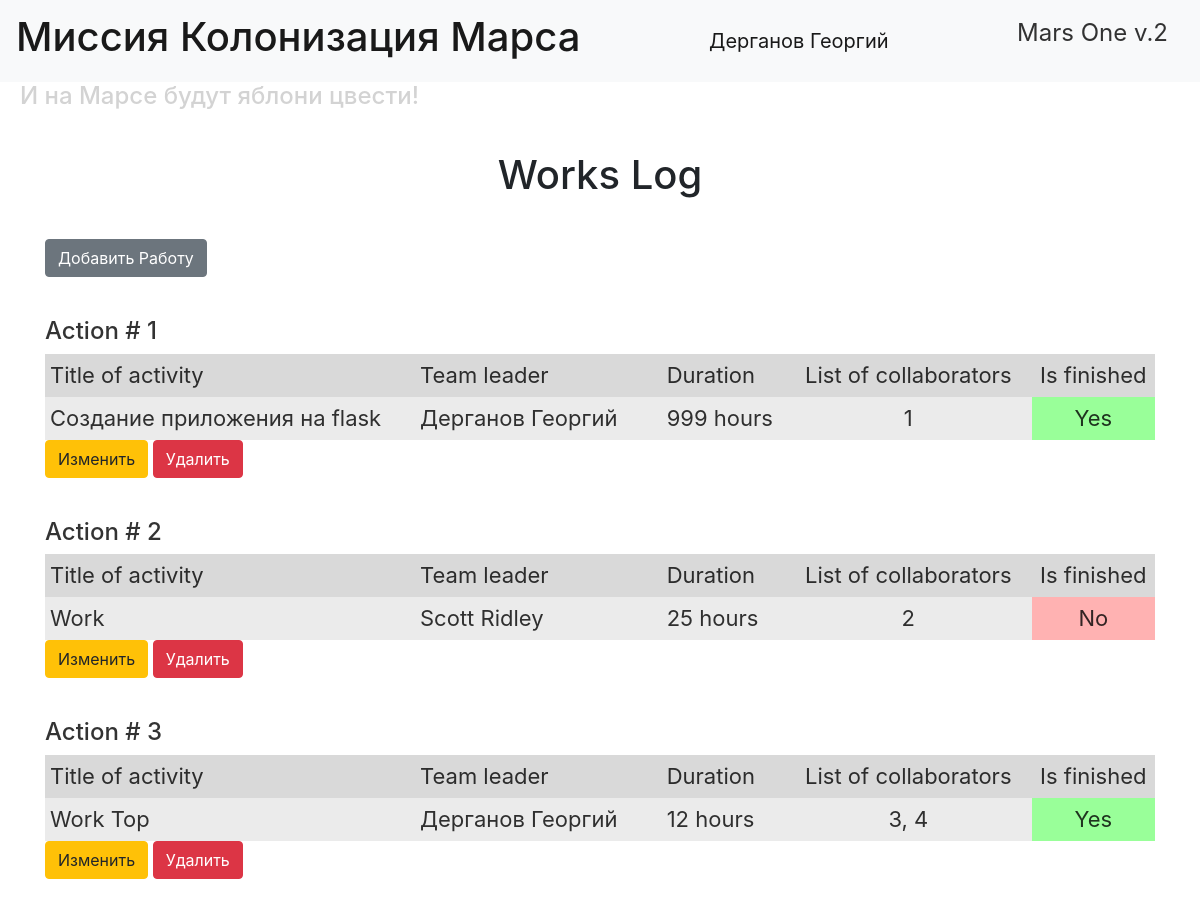
The page / (signed in) on the database its author committed.
### data/users.py (models this page shows, shortened)
class User(SqlAlchemyBase, UserMixin):
    __tablename__ = 'users'
    id = sqlalchemy.Column(sqlalchemy.Integer, primary_key=True, autoincrement=True)
    surname = sqlalchemy.Column(sqlalchemy.String, nullable=True)
    name = sqlalchemy.Column(sqlalchemy.String, nullable=True)
    age = sqlalchemy.Column(sqlalchemy.Integer, nullable=True)
    position = sqlalchemy.Column(sqlalchemy.String, nullable=True)
    speciality = sqlalchemy.Column(sqlalchemy.String, nullable=True)
    address = sqlalchemy.Column(sqlalchemy.String, nullable=True)
    email = sqlalchemy.Column(sqlalchemy.String, unique=True, nullable=True)
    hashed_password = sqlalchemy.Column(sqlalchemy.String, nullable=True)
    modified_date = sqlalchemy.Column(sqlalchemy.DateTime, default=datetime.datetime.now)
    jobs = orm.relation("Jobs", back_populates='user')

### data/jobs.py (models this page shows)
class Jobs(SqlAlchemyBase):
    __tablename__ = 'jobs'
    id = sqlalchemy.Column(sqlalchemy.Integer, primary_key=True, autoincrement=True)
    team_leader = sqlalchemy.Column(sqlalchemy.Integer, nullable=True)
    job = sqlalchemy.Column(sqlalchemy.String, nullable=True)
    work_size = sqlalchemy.Column(sqlalchemy.Integer, nullable=True)
    collaborators = sqlalchemy.Column(sqlalchemy.String, nullable=True)
    start_date = sqlalchemy.Column(sqlalchemy.DateTime, nullable=True)
    end_date = sqlalchemy.Column(sqlalchemy.DateTime, nullable=True)
    is_finished = sqlalchemy.Column(sqlalchemy.Boolean, nullable=True)
    user_id = sqlalchemy.Column(sqlalchemy.Integer, sqlalchemy.ForeignKey("users.id"))
    user = orm.relation('User')

### main.py (the view)
@app.route('/')
def main():
    session = db_session.create_session()
    users = session.query(User).all()
    jobs = session.query(Jobs).all()
    return render_template('index.html', title='Главная', users=users, jobs=jobs)

### data/db_session.py (called while the page is built)
def create_session() -> Session:
    global __factory
    return __factory()

### main.py (called while the page is built)
@login_manager.user_loader
def load_user(user_id):
    session = db_session.create_session()
    return session.query(User).get(user_id)

### templates/index.html
{% extends "base.html" %}
{% block content %}
    <h1 class="title">Works Log</h1>
    {% if current_user.is_authenticated %}
        <a href="add_job" class="btn btn-secondary">Добавить Работу</a>
    {% endif %}
    {% for job in jobs %}
        <div class="action_item">
            <h2 class="action">Action # {{ loop.index }}</h2>
            <table>
                <tr class="row1">
                    <td>Title of activity</td>
                    <td>Team leader</td>
                    <td>Duration</td>
                    <td style="text-align: center">List of collaborators</td>
                    <td style="text-align: center">Is finished</td>
                </tr>
                <tr class="row2">
                    <td class="job">{{ job.job }}</td>
                    {% for user in users %}
                        {% if user.id == job.team_leader %}
                            <td class="leader">{{ user.surname }} {{ user.name }}</td>
                        {% endif %}
                    {% endfor %}
                    <td class="work-size">{{ job.work_size }} hours</td>
                    <td class="collaborators">{{ job.collaborators }}</td>
                    {% if job.is_finished == True %}
                        <td class="is_finished" style="background:rgba(0,255,0,0.4)">Yes</td>
                    {% else %}
                        <td class="is_finished" style="background:rgba(255,0,0,0.3)">No</td>
                    {% endif %}
                </tr>
            </table>
            {% if current_user.is_authenticated and (current_user == job.user or current_user.id == job.team_leader) %}
                <div>
                    <a href="/job_change/{{ job.id }}" class="btn btn-warning">Изменить</a>
                    <a href="/job_delete/{{ job.id }}" class="btn btn-danger">Удалить</a>
                </div>
            {% endif %}
        </div>
    {% endfor %}
{% endblock %}

### templates/base.html (shortened to what this page needs)
<!doctype html>
<html lang="en">
    <head>
        <link rel="stylesheet"
              href="https://stackpath.bootstrapcdn.com/bootstrap/4.4.1/css/bootstrap.min.css"
>
        <link rel="stylesheet" type="text/css" href="{{ url_for('static', filename='css/style.css') }}">
    </head>
    <body>
        <header>
            <nav class="navbar navbar-light bg-light">
                <a class="navbar-brand" href="/"><h1>Миссия Колонизация Марса</h1></a>
                {% if current_user.is_authenticated %}
                    <a class="navbar-brand" href="/logout">{{ current_user.surname }} {{ current_user.name }}</a>
                {% else %}
                    <p>
                        <a class="btn btn-primary" href="/register">Зарегистрироваться</a>
                        <a class="btn btn-success" href="/login">Войти</a>
                    </p>
                {% endif %}
                <a class="navbar-brand" href="/"><p>Mars One v.2</p></a>
            </nav>
            <h4>И на Марсе будут яблони цвести!</h4>
        </header>
        <main role="main" class="container">
            <div>
                {% block content %}{% endblock %}
            </div>
        </main>
    </body>
</html>

### static/css/style.css (style rules this page uses)
h4 { color: lightgrey; margin-left: 20px; }
p { font-size: 24px; color: rgba(0,0,0,0.8); }
.title { text-align: center; margin: 40px 40px; }
table { width: 100%; font-size: 22px; color: rgba(0,0,0,0.8); margin: auto; }
.row1 { background: rgba(0,0,0,0.15); }
td { padding: 5px 5px; }
.action_item { margin: 40px auto; }
.action { font-size: 24px; color: rgba(0,0,0,0.8); }
.job { width: 30%; background: rgba(0,0,0,0.08); }
.leader { width: 20%; background: rgba(0,0,0,0.08); }
.work-size { width: 10%; background: rgba(0,0,0,0.08); }
.collaborators { width: 20%; text-align: center; background: rgba(0,0,0,0.08); }
.is_finished { width: 10%; text-align: center; }

### rows shown on the page
User: surname "Дерганов", name "Георгий"
Jobs: job "Создание приложения на flask", work_size "999", collaborators "1", is_finished "Yes"
Jobs: job "Work", work_size "25", collaborators "2", is_finished "No"
User: surname "Scott", name "Ridley"
Jobs: job "Work Top", work_size "12", collaborators "3, 4", is_finished "Yes"
